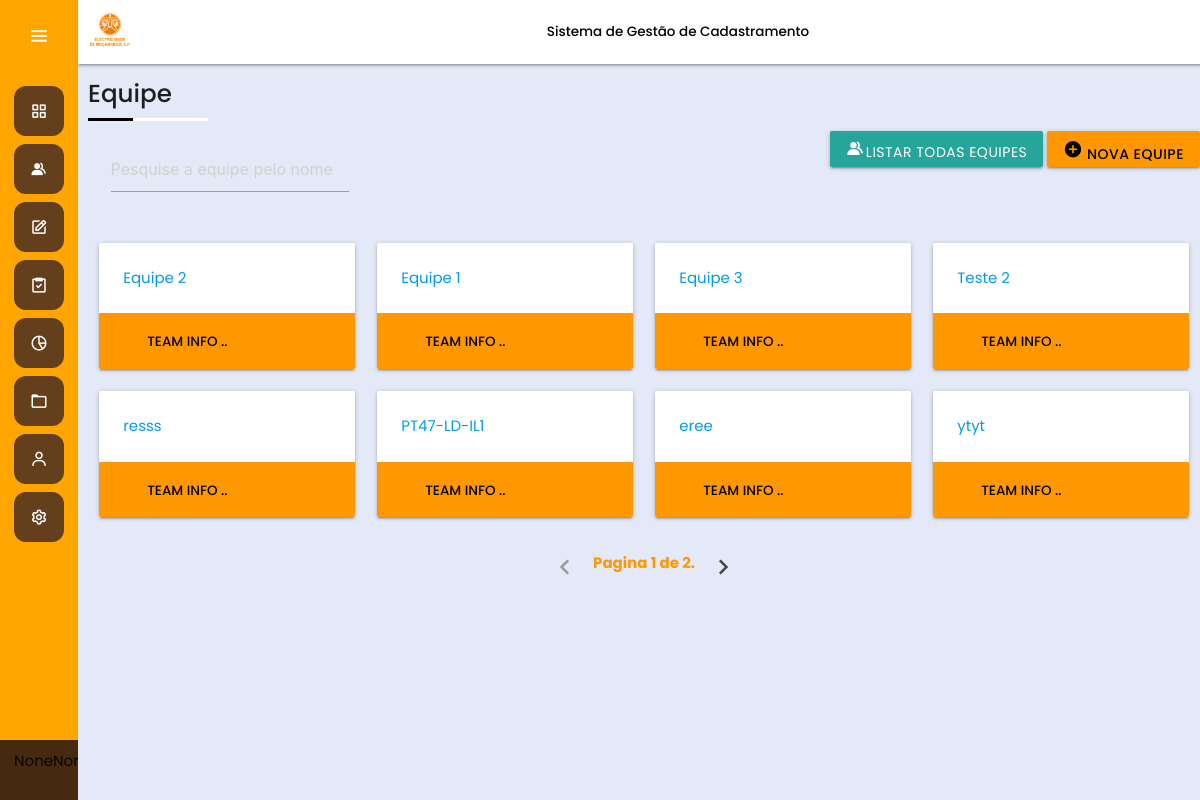
Before: /team/ with the older database file.
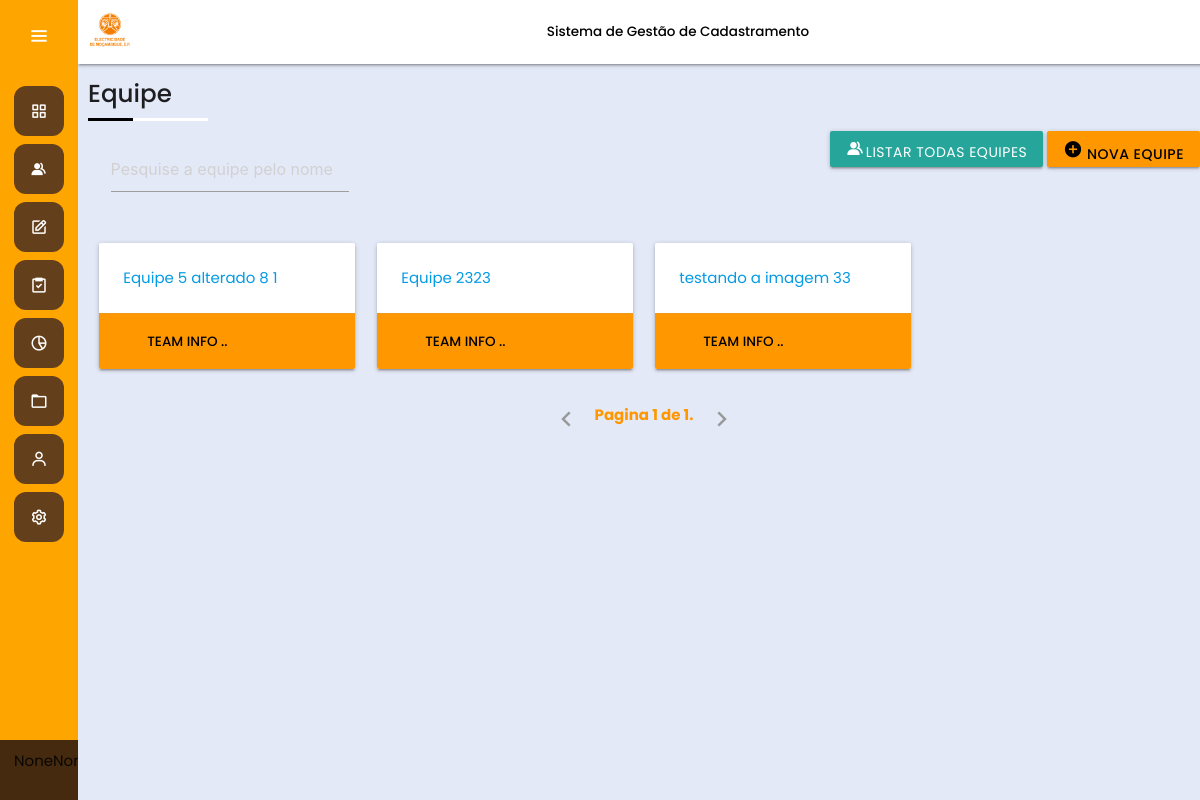
After: the same page with the newer database file.
### Team/models.py (models this page shows, shortened)
class Team(models.Model):
    name = models.CharField(max_length=100, unique=True)
    slug = models.SlugField(default="", null=False)
    state = models.BooleanField(default=True)
    asc = models.ForeignKey(ASC, on_delete=models.CASCADE)
    creator = models.ForeignKey(User, on_delete=models.CASCADE, related_name='created_teams')
    membros = models.ForeignKey(User, on_delete=models.CASCADE, related_name='teams_members', limit_choices_to={'user_type__in':['tecnico_campo']}, default=1)
    membros_1 = models.ForeignKey(User, on_delete=models.CASCADE, related_name='teams_members_1', limit_choices_to={'user_type__in':['tecnico_campo']}, default=1)
    supervisor = models.ForeignKey(User, on_delete=models.CASCADE, related_name='teams_supervisor', limit_choices_to={'user_type__in':['supervisor_campo']}, default=1)
    date_created = models.DateTimeField(default=timezone.now)

### Team/views.py (the view, shortened to what this page needs)
# urls.py: path('', views.Templateview.as_view(), name='project_show'),
class Templateview(TemplateView):
    template_name = "team_view.html"
    def get_context_data(self, **kwargs):
        context = super().get_context_data(**kwargs)
        all_teams = Team.objects.all()
        page = self.request.GET.get('page', 1)
        paginator = Paginator(all_teams, 8)  # Show 10 teams per page
        try:
            teams = paginator.page(page)
        except PageNotAnInteger:
            teams = paginator.page(1)
        except EmptyPage:
            teams = paginator.page(paginator.num_pages)
        context['equipes'] = teams
        return context

### templates/team_view.html (shortened to what this page needs)
{% extends "base.html" %}
{% load static %}
{% load materializecss %}
{% block page_header %}
  Equipe
{% endblock page_header %}
{% block content_main %}
     <div class="row">
         <div class="col s7">
         <form method="POST" action="{% url 'Team:team_show' %}" >
             <div class="input-field col s5">
               <input id="search" type="search" name="search" required placeholder="Pesquise a equipe pelo nome">
             </div>
          </form>
       </div>
       <div class="right">
            <a href="{% url 'Team:team_show' %}" class="btn"> <i class="bx bxs-group icon"></i>Listar Todas Equipes </a>
            <a href="{% url 'Team:team_create' %}" class="btn orange black-text"> <i class="material-icons">add_circle</i>
              Nova Equipe</a>
       </div>
    </div>
       <div class="row">
  {% if result %}
    {% for equipe in  result %}
    <div class="col s4 m3">
   <a  class="text-dark"  href="{% url 'Team:team_detail' pk=equipe.pk %}">
      <div class="card horizontal">
        <div class="card-image">
        </div>
        <div class="card-stacked">
          <div class="card-content">
          <p> <i class="bx bxs-group icon"></i> {{equipe.name}} </p>
          </div>
          <div class="card-action orange">
            <a href="#" class="white-text">Team info ..</a>
          </div>
        </div>
      </div>
    </a>
    </div>
    {% endfor %}
    {% else %}
    {% for equipe in equipes %}
    <div class="col s4 m3">
      <a class="text-dark" href="{% url 'Team:team_detail' pk=equipe.pk %}">
      <div class="card horizontal">
        <div class="card-stacked">
          <div class="card-content">
             <p>  {{equipe.name}}</p>
          </div>
          <div class="card-action orange">
            <a href="" class="black-text">Team info ..</a>
          </div>
        </div>
      </div>
    </a>
    </div>
    {% endfor %}
    {% endif %}
         </div>
 <ul class="pagination center orange-text" style="font-weight: bold">
  {% if equipes.has_previous %}
   <li class="waves-effect"><a href="?page={{ equipes.previous_page_number }}"><i class="material-icons text-custom-color">chevron_left</i></a></li>
 {% else %}
   <li class="disabled"><a><i class="material-icons">chevron_left</i></a></li>
 {% endif %}
 <span class="current text-custom-color">
   Pagina {{ equipes.number }} de {{ equipes.paginator.num_pages }}.
 </span>
 {% if equipes.has_next %}
   <li class="waves-effect"><a href="?page={{ equipes.next_page_number }}"><i class="material-icons text-custom-color">chevron_right</i></a></li>
 {% else %}
   <li class="disabled"><a><i class="material-icons">chevron_right</i></a></li>
 {% endif %}
</ul>
{% endblock content_main %}

Changed rows visible on the page:
removed Team: name "Equipe 2"
removed Team: name "Equipe 1"
removed Team: name "Equipe 3"
removed Team: name "Teste 2"
removed Team: name "resss"
removed Team: name "PT47-LD-IL1"
removed Team: name "eree"
removed Team: name "ytyt"
added Team: name "Equipe 5 alterado 8 1"
added Team: name "Equipe 2323"
added Team: name "testando a imagem 33"
Other visible differences:
{{ equipes.paginator.num_pages }}: "2" → "1"
